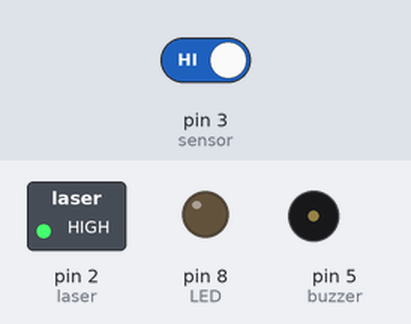
The sketch below on a simulated Arduino Uno, built with avr-gcc and run on an emulated ATmega328P. On the bench: switched loads named in the sketch (green lamp = pin HIGH), output pins drawn as LEDs (lit = HIGH), buzzer (waves = sounding, pin HIGH). Inputs (shaded band) come from the test bench; at power-on: pin 3 (sensor) HIGH.

Above: at 1.2 s.
1.3 s: pin 3 (sensor) driven LOW
At 2.5 s:
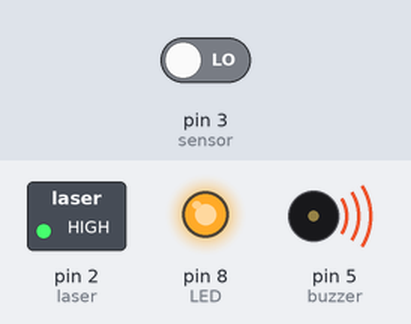
2.8 s: pin 3 (sensor) driven HIGH
At 3.8 s:
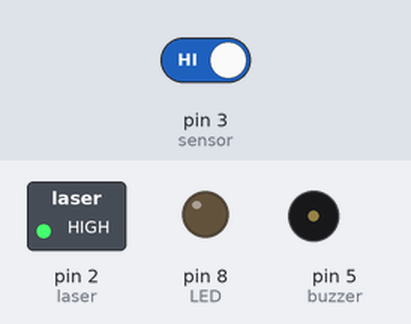
Timing chart, 0 to 5.8 s (numbered marks = the images above; inputs shaded):
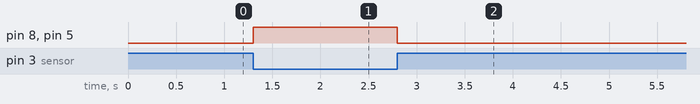

Measured:
- after the input at 1.3 s, pin 8 (LED), pin 5 (buzzer): LOW → HIGH at once
- after the input at 2.8 s, pin 8 (LED), pin 5 (buzzer): HIGH → LOW at once

The sketch:

LASER__EMIT.ino
```cpp
/*Laser module with Arduino.
 * http://srituhobby.com
 */

#define laser 2
#define sensor 3
#define LED 8
#define buzzer 5

void setup() {
  Serial.begin(9600);
  pinMode(laser, OUTPUT);
  pinMode(sensor, INPUT);
  pinMode(LED, OUTPUT);
  pinMode(buzzer, OUTPUT);

  digitalWrite(laser, HIGH);
}

void loop() {
  bool value = digitalRead(sensor);

  if (value == 0) { //
    digitalWrite(LED, HIGH);
    digitalWrite(buzzer, HIGH);
  } else {
    digitalWrite(LED, LOW);
    digitalWrite(buzzer, LOW);
  }
}
```
